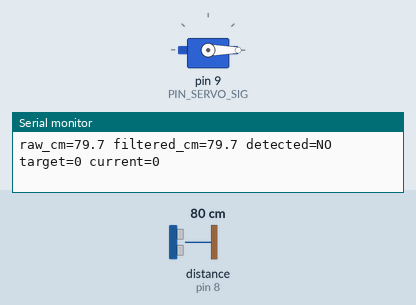
This program was run on a simulated Arduino Uno, built with avr-gcc and run on an emulated ATmega328P. Parts: servo, the last lines printed to the serial monitor. Wiring (inferred from the names in the program): ultrasonic range finder: trigger pin 7; echo pin 8. The test bench sets the inputs (shaded band); at power-on: distance to the obstacle (sensor on pin 8) 80 cm. The echo pulse lasts 58.3 µs per cm.

Above: at 1.2 s.
1.3 s: distance to the obstacle (sensor on pin 8) set to 29 cm
2.8 s: distance to the obstacle (sensor on pin 8) set to 22 cm
At 3.4 s:
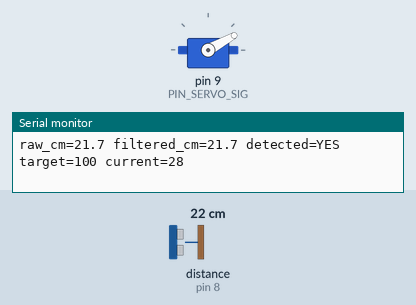
At 5.3 s:
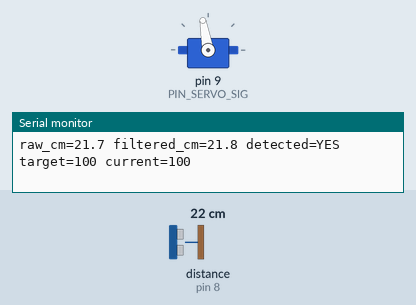
Timing chart, 0 to 6.8 s (numbered marks = the images above; inputs shaded):
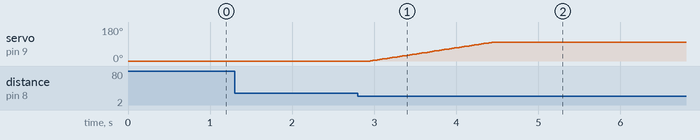

Measured:
- the behaviour switches between 26 and 25 cm on distance to the obstacle (sensor on pin 8) (found by bisection; images 0 and 1)
- after the input at 2.8 s, servo on pin 9 (PIN_SERVO_SIG): moves from 0° to 100° over 1.5 s, starting after 0.15 s

The program:

main.cpp
```cpp
// #include <Arduino.h>

// // put function declarations here:
// int myFunction(int, int);

// void setup() {
//   // put your setup code here, to run once:
//   int result = myFunction(2, 3);
// }

// void loop() {
//   // put your main code here, to run repeatedly:
// }

// // put function definitions here:
// int myFunction(int x, int y) {
//   return x + y;
// }


#include <Arduino.h>
#include <Servo.h>
#include "config.h"

Servo lidServo;

int currentAngle = LID_CLOSED_ANGLE;
int targetAngle = LID_CLOSED_ANGLE;

unsigned long lastUltrasonicMs = 0;
unsigned long lastServoStepMs = 0;
unsigned long lastPresenceMs = 0;

// Filter buffer
float distBuffer[DIST_FILTER_SAMPLES] = {0};
uint8_t distCount = 0;
uint8_t distIndex = 0;

bool personDetected = false;

float readDistanceCmRaw() {
  digitalWrite(PIN_ULTRASONIC_TRIG, LOW);
  delayMicroseconds(2);
  digitalWrite(PIN_ULTRASONIC_TRIG, HIGH);
  delayMicroseconds(10);
  digitalWrite(PIN_ULTRASONIC_TRIG, LOW);

  unsigned long duration = pulseIn(PIN_ULTRASONIC_ECHO, HIGH, ECHO_TIMEOUT_US);
  if (duration == 0) {
    return -1.0f; // timeout / invalid
  }

  float distanceCm = (duration * 0.0343f) * 0.5f;
  if (distanceCm < 2.0f || distanceCm > 400.0f) {
    return -1.0f; // out of HC-SR04 practical range
  }

  return distanceCm;
}

float updateDistanceFilter(float newSample) {
  if (newSample > 0.0f) {
    distBuffer[distIndex] = newSample;
    distIndex = (distIndex + 1) % DIST_FILTER_SAMPLES;
    if (distCount < DIST_FILTER_SAMPLES) {
      distCount++;
    }
  }

  if (distCount == 0) {
    return -1.0f;
  }

  float sum = 0.0f;
  for (uint8_t i = 0; i < distCount; i++) {
    sum += distBuffer[i];
  }
  return sum / distCount;
}

void updateServoMotion() {
  unsigned long now = millis();
  if (now - lastServoStepMs < SERVO_STEP_INTERVAL_MS) {
    return;
  }
  lastServoStepMs = now;

  if (currentAngle < targetAngle) {
    currentAngle++;
    lidServo.write(currentAngle);
  } else if (currentAngle > targetAngle) {
    currentAngle--;
    lidServo.write(currentAngle);
  }
}

void setup() {
  pinMode(PIN_ULTRASONIC_TRIG, OUTPUT);
  pinMode(PIN_ULTRASONIC_ECHO, INPUT);
  digitalWrite(PIN_ULTRASONIC_TRIG, LOW);

  lidServo.attach(PIN_SERVO_SIG);
  lidServo.write(LID_CLOSED_ANGLE);

  Serial.begin(115200);
  Serial.println(F("Smart dustbin lid started."));
}

void loop() {
  unsigned long now = millis();

  // Read ultrasonic sensor at safe interval
  if (now - lastUltrasonicMs >= ULTRASONIC_INTERVAL_MS) {
    lastUltrasonicMs = now;

    float rawCm = readDistanceCmRaw();
    float filteredCm = updateDistanceFilter(rawCm);

    // Hysteresis-based presence detection
    if (filteredCm > 0.0f) {
      if (!personDetected && filteredCm <= DETECT_ENTRY_CM) {
        personDetected = true;
      } else if (personDetected && filteredCm > DETECT_EXIT_CM) {
        personDetected = false;
      }
    }

    if (personDetected) {
      lastPresenceMs = now;
      targetAngle = LID_OPEN_ANGLE;
    } else {
      if (now - lastPresenceMs >= OPEN_HOLD_MS) {
        targetAngle = LID_CLOSED_ANGLE;
      }
    }

    Serial.print(F("raw_cm="));
    Serial.print(rawCm, 1);
    Serial.print(F(" filtered_cm="));
    Serial.print(filteredCm, 1);
    Serial.print(F(" detected="));
    Serial.print(personDetected ? F("YES") : F("NO"));
    Serial.print(F(" target="));
    Serial.print(targetAngle);
    Serial.print(F(" current="));
    Serial.println(currentAngle);
  }

  // Smooth open/close motion
  updateServoMotion();
}
```

config.h
```cpp
#pragma once

// Pin map (canonical wiring)
#define PIN_ULTRASONIC_TRIG 7
#define PIN_ULTRASONIC_ECHO 8
#define PIN_SERVO_SIG       9

// Lid angles
#define LID_CLOSED_ANGLE 0
#define LID_OPEN_ANGLE   100

// Detection thresholds (cm) with hysteresis
#define DETECT_ENTRY_CM 25.0f
#define DETECT_EXIT_CM  30.0f

// Timing
#define ULTRASONIC_INTERVAL_MS 70UL     // >= 60 ms for HC-SR04
#define OPEN_HOLD_MS           3000UL   // keep open for 3s after last presence
#define SERVO_STEP_INTERVAL_MS 15UL     // smooth movement speed

// Ultrasonic pulse timeout
#define ECHO_TIMEOUT_US 30000UL

// Simple moving-average filter
#define DIST_FILTER_SAMPLES 5
```
